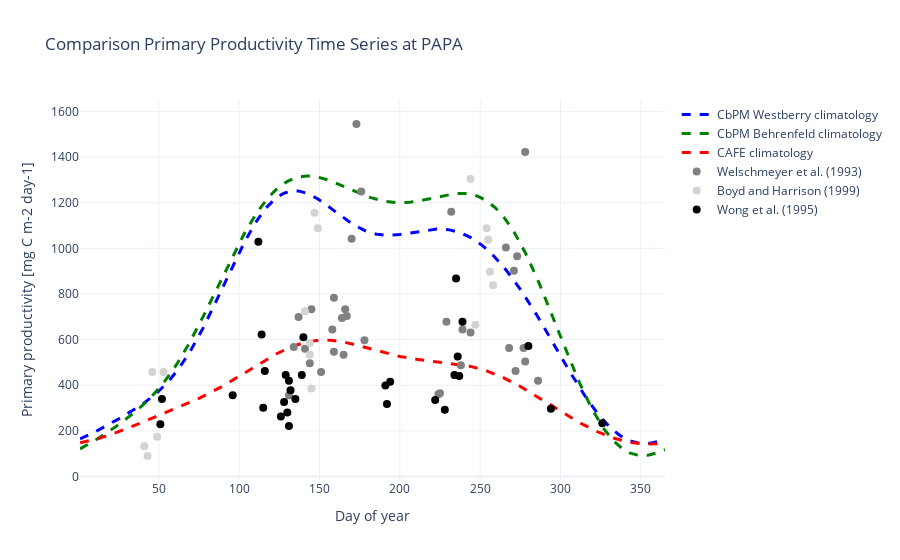

Write notebook code for a chart like this one.
### Code cell
fig = go.Figure()
# CbPM Westberry
fig.add_trace(go.Scatter(
    x=np.arange(1, 366),  # day-of-year
    y=west_daily,
    mode='lines',
    name='CbPM Westberry climatology',
    line=dict(color='blue', width=3, dash='dash')
))
# CbPM Behrenfeld
fig.add_trace(go.Scatter(
    x=np.arange(1, 366),  # day-of-year
    y=behr_daily,
    mode='lines',
    name='CbPM Behrenfeld climatology',
    line=dict(color='green', width=3, dash='dash')
))
# CAFE
fig.add_trace(go.Scatter(
    x=np.arange(1, 366),  # day-of-year
    y=cafe_daily,
    mode='lines',
    name='CAFE climatology',
    line=dict(color='red', width=3, dash='dash')
))
#Plot points paper

for category in df_paper["categorie"].unique():
    df_cat = df_paper[df_paper["categorie"] == category]
    if category == 'Black_Circles':
        label='Wong et al. (1995)'
        c='black'
    elif category == 'White_Triangles':
        label='Boyd and Harrison (1999)'
        c='lightgrey'
    else:
        label='Welschmeyer et al. (1993)'
        c='grey'
    fig.add_trace(
        go.Scatter(
            x=df_cat["day_of_year"],
            y=df_cat["nnp"],
            mode="markers",
            name=label,
            marker=dict(size=8,color=c),
        )
    )

# Mise en forme
fig.update_layout(
    title='Comparison Primary Productivity Time Series at PAPA',
    xaxis_title='Day of year',
    yaxis_title='Primary productivity [mg C m-2 day-1]', 
    template='plotly_white'
)

# Affichage
fig.show()

### Figure 1 — Plotly figure (JSON) as saved in the notebook; plotly's stock layout.template omitted (floating-point values rounded to 4 significant figures; data arrays with more than 128 entries replaced by an {"elided": "..."} marker saying what was removed)
{"data": [{"line": {"color": "blue", "dash": "dash", "width": 3}, "mode": "lines", "name": "CbPM Westberry climatology", "type": "scatter", "x": {"elided": "365 int values"}, "y": {"elided": "365 float values"}}, {"line": {"color": "green", "dash": "dash", "width": 3}, "mode": "lines", "name": "CbPM Behrenfeld climatology", "type": "scatter", "x": {"elided": "365 int values"}, "y": {"elided": "365 float values"}}, {"line": {"color": "red", "dash": "dash", "width": 3}, "mode": "lines", "name": "CAFE climatology", "type": "scatter", "x": {"elided": "365 int values"}, "y": {"elided": "365 float values"}}, {"marker": {"color": "grey", "size": 8}, "mode": "markers", "name": "Welschmeyer et al. (1993)", "type": "scatter", "x": [173, 278, 232, 176, 170, 266, 273, 271, 229, 239, 244, 268, 277, 278, 272, 286, 238, 225, 224, 159, 166, 167, 164, 158, 145, 137, 165, 159, 178, 134, 141, 144, 151, 131], "y": [1545.0, 1422.0, 1160.0, 1249.0, 1042.0, 1004.0, 965.6, 902.1, 677.9, 644.1, 631.4, 563.7, 563.7, 504.5, 462.2, 419.9, 487.6, 365.0, 360.7, 783.7, 732.9, 703.3, 694.9, 644.1, 732.9, 699.1, 534.1, 546.8, 597.6, 568.0, 559.5, 496.1, 458.0, 356.5]}, {"marker": {"color": "lightgrey", "size": 8}, "mode": "markers", "name": "Boyd and Harrison (1999)", "type": "scatter", "x": [244, 254, 255, 147, 149, 256, 258, 247, 141, 144, 144, 145, 46, 53, 49, 41, 43], "y": [1304.0, 1088.0, 1037.0, 1156.0, 1088.0, 897.9, 838.7, 665.3, 724.5, 584.9, 534.1, 386.1, 458.0, 458.0, 174.6, 132.3, 90.03]}, {"marker": {"color": "black", "size": 8}, "mode": "markers", "name": "Wong et al. (1995)", "type": "scatter", "x": [51, 52, 131, 126, 130, 115, 128, 135, 132, 131, 129, 96, 116, 139, 114, 140, 112, 235, 192, 228, 222, 194, 191, 239, 236, 237, 234, 280, 294, 326], "y": [229.6, 339.6, 221.1, 263.4, 280.4, 301.5, 326.9, 339.6, 377.6, 419.9, 445.3, 356.5, 462.2, 445.3, 623.0, 610.3, 1029.0, 868.3, 318.4, 293.1, 335.3, 415.7, 398.8, 677.9, 525.7, 441.1, 445.3, 572.2, 297.3, 233.8]}], "layout": {"title": {"text": "Comparison Primary Productivity Time Series at PAPA"}, "xaxis": {"title": {"text": "Day of year"}}, "yaxis": {"title": {"text": "Primary productivity [mg C m-2 day-1]"}}}}
